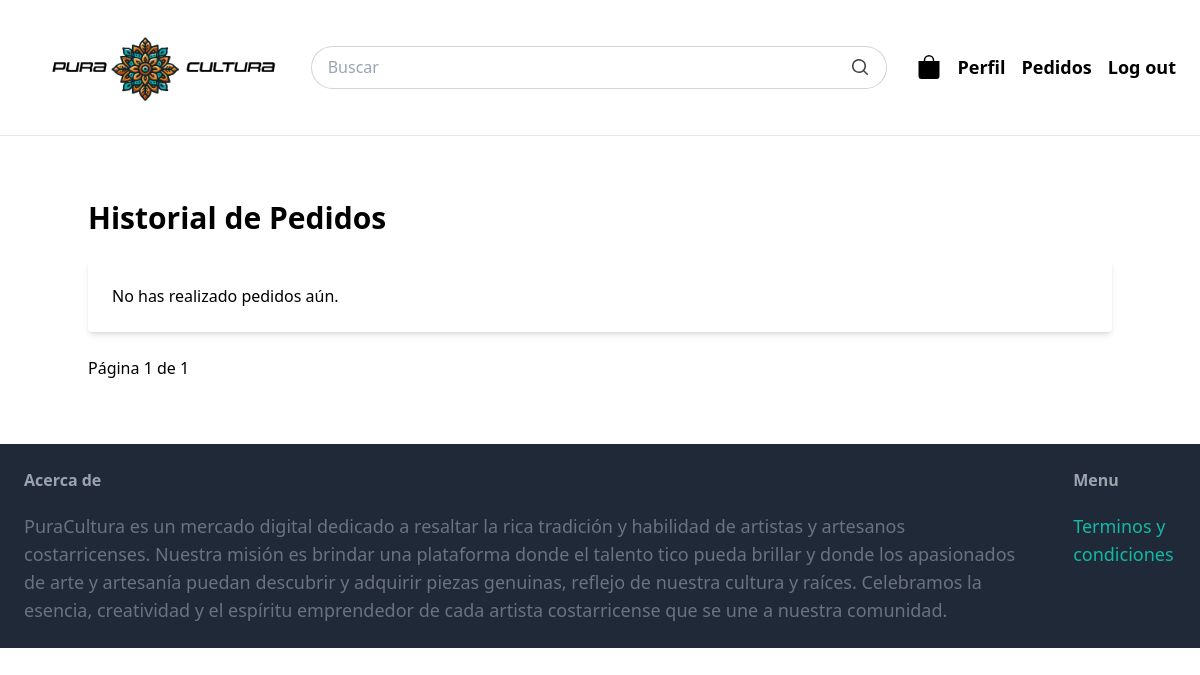
The page /pedido/historial/ (signed in) on the database as committed earlier.
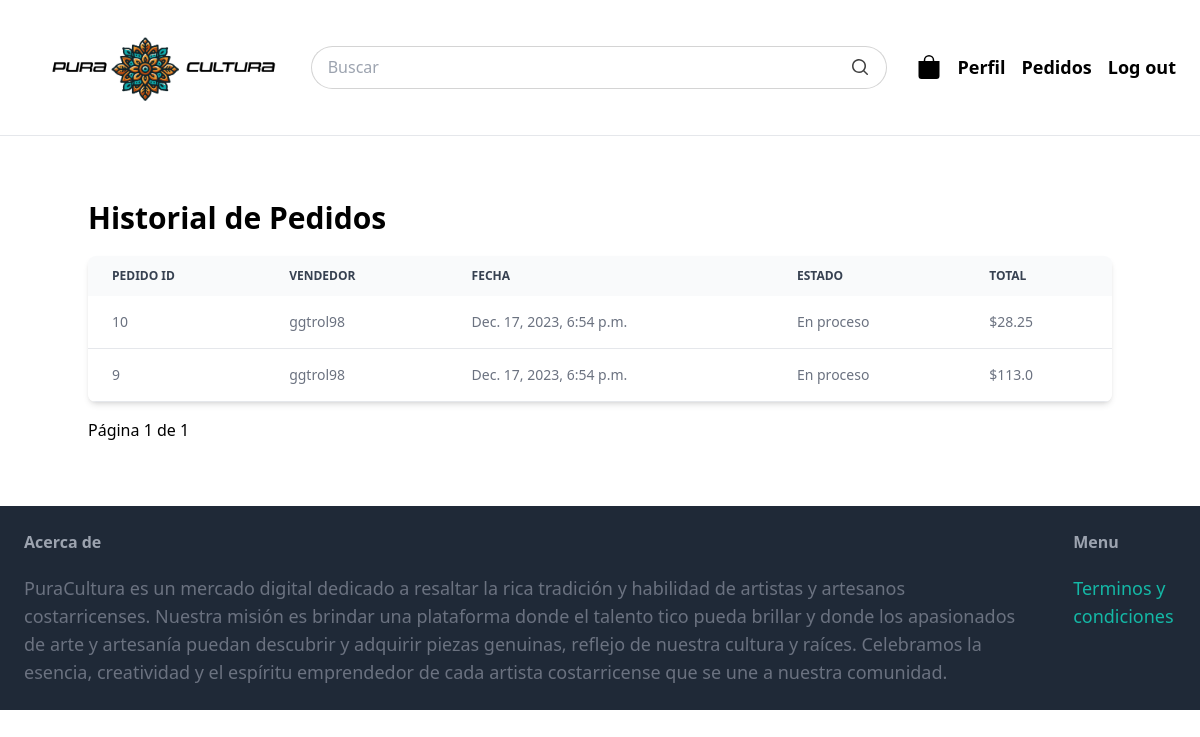
The same page on the database as committed later.
### pedido/models.py (models this page shows)
class Pedido(models.Model):
    ESTADO_OPCIONES = [
        ('en proceso', 'En Proceso'),
        ('enviado', 'Enviado'),
        ('entregado', 'Entregado'),
    ]
    usuario = models.ForeignKey(settings.AUTH_USER_MODEL, on_delete=models.CASCADE)
    fecha_creacion = models.DateTimeField(auto_now_add=True)
    actualizacion = models.DateTimeField(auto_now=True)
    estado = models.CharField(max_length=20, choices=ESTADO_OPCIONES, default='en proceso')
    costo_total = models.FloatField()
    direccion_envio = models.ForeignKey(Direccion, on_delete=models.SET_NULL, null=True)

### pedido/views.py (the view)
# urls.py: path('historial/', views.historial_pedidos, name='historial_pedidos'),
@login_required
def historial_pedidos(request):
    pedidos = Pedido.objects.filter(usuario=request.user).annotate(
        vendedor_name=F('itempedido__producto__created_by__username')
    ).order_by('-fecha_creacion')
    paginator = Paginator(pedidos, 5)
    page_number = request.GET.get('page')
    page_obj = paginator.get_page(page_number)
    return render(request, 'pedido/historial_pedidos.html', {'page_obj': page_obj})

### item/cart.py (called while the page is built)
    def __len__(self):
        return sum(item['quantity'] for item in self.cart.values())

### item/context_processors.py (called while the page is built)
def cart_item_count(request):
    return {'cart_item_count': len(Cart(request))}

### pedido/templates/pedido/historial_pedidos.html (shortened to what this page needs)
{% extends 'core/base.html' %}
{% block content %}
<div class="container mx-auto mt-10 mb-10">
    <h2 class="text-3xl font-semibold mb-5">Historial de Pedidos</h2>
    {% if page_obj %}
        <div class="overflow-x-auto relative shadow-md sm:rounded-lg">
            <table class="w-full text-sm text-left text-gray-500 dark:text-gray-400">
                <thead class="text-xs text-gray-700 uppercase bg-gray-50 dark:bg-gray-700 dark:text-gray-400">
                    <tr>
                        <th scope="col" class="py-3 px-6">Pedido ID</th>
                        <th scope="col" class="py-3 px-6">Vendedor</th>
                        <th scope="col" class="py-3 px-6">Fecha</th>
                        <th scope="col" class="py-3 px-6">Estado</th>
                        <th scope="col" class="py-3 px-6">Total</th>
                    </tr>
                </thead>
                <tbody>
                    {% for pedido in page_obj %}
                        <tr class="bg-white border-b dark:bg-gray-800 dark:border-gray-700">
                            <td class="py-4 px-6">{{ pedido.id }}</td>
                            <td class="py-4 px-6">{{ pedido.vendedor_name }}</td>
                            <td class="py-4 px-6">{{ pedido.fecha_creacion }}</td>
                            <td class="py-4 px-6">{{ pedido.estado }}</td>
                            <td class="py-4 px-6">${{ pedido.costo_total }}</td>
                        </tr>
                    {% endfor %}
                </tbody>
            </table>
        </div>
    {% else %}
        <div class="bg-white shadow-md rounded my-6 p-6">
            No has realizado pedidos aún.
        </div>
    {% endif %}
    <div class="mt-4">
        Página {{ page_obj.number }} de {{ page_obj.paginator.num_pages }}
    </div>
</div>
{% endblock %}

Rows that differ between the two databases and show on the page:
added Pedido: id "10", vendedor_name "ggtrol98", fecha_creacion "Dec. 17, 2023, 6:54 p.m.", estado "En proceso", costo_total "28.25"
added Pedido: id "9", vendedor_name "ggtrol98", fecha_creacion "Dec. 17, 2023, 6:54 p.m.", estado "En proceso", costo_total "113.0"
Other text that changed with them:
text no longer shown: "No has realizado pedidos aún."
text now shown: "PEDIDO ID VENDEDOR FECHA ESTADO TOTAL"
